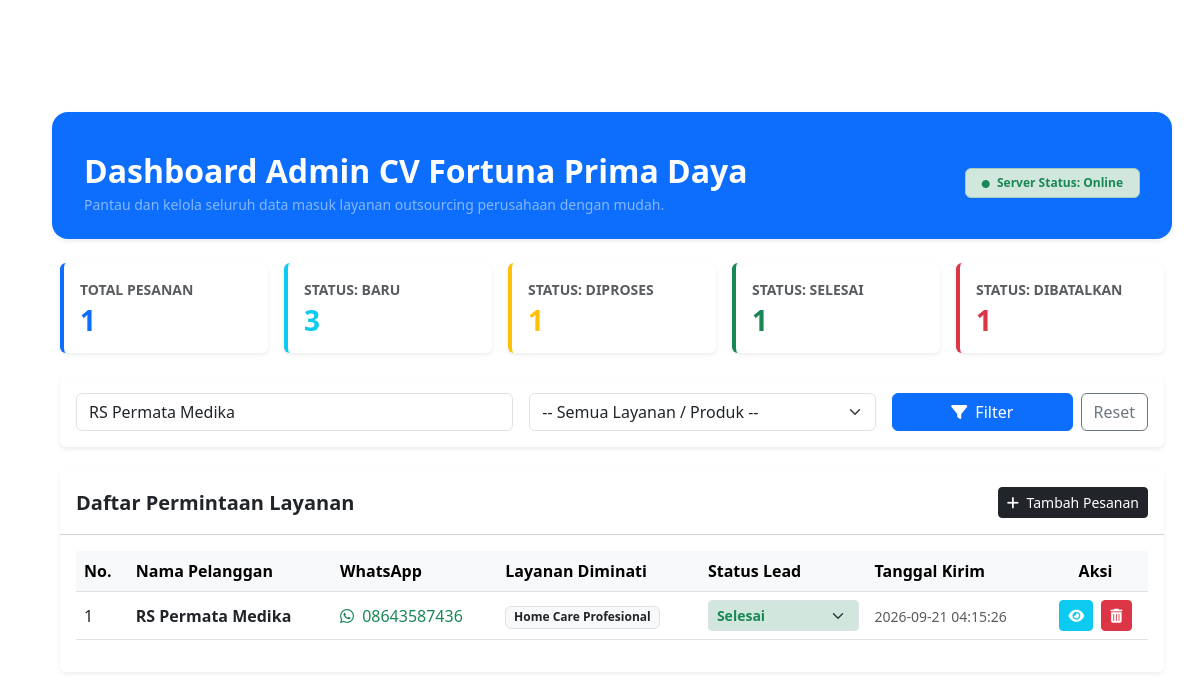
The page /dashboard.php?cari=RS Permata Medika (signed in) on the database its author committed.
### tables this page shows
CREATE TABLE `kontak_penawaran` (
  `id` int(11) NOT NULL,
  `nama_lengkap` varchar(150) NOT NULL,
  `whatsapp` varchar(25) NOT NULL,
  `layanan_diminati` varchar(100) NOT NULL,
  `pesan` text DEFAULT NULL,
  `status_lead` enum('Baru','Diproses','Selesai','Dibatalkan') DEFAULT 'Baru',
  `tanggal_kirim` timestamp NOT NULL DEFAULT current_timestamp()
);

### dashboard.php (the view, shortened to what this page needs)
<?php
include 'proses.php';
$cari = $_GET['cari'] ?? '';
$sql = "SELECT id, nama_lengkap, whatsapp, layanan_diminati, pesan, status_lead, tanggal_kirim
        FROM kontak_penawaran WHERE 1=1";
$params = [];
$types = "";
if (!empty($cari)) {
    $sql .= " AND (nama_lengkap LIKE ? OR whatsapp LIKE ?)";
    $like_cari = "%" . $cari . "%";
    $params[] = $like_cari;
    $params[] = $like_cari;
    $types .= "ss";
}
$sql .= " ORDER BY tanggal_kirim DESC";
$stmt = mysqli_prepare($koneksi, $sql);
if (!empty($params)) {
    mysqli_stmt_bind_param($stmt, $types, ...$params);
}
mysqli_stmt_execute($stmt);
$result = mysqli_stmt_get_result($stmt);
$total_pesanan = mysqli_num_rows($result);
$query_status = mysqli_query($koneksi, "SELECT status_lead, COUNT(*) as jumlah FROM kontak_penawaran GROUP BY status_lead");
$jumlah_status = ['Baru' => 0, 'Diproses' => 0, 'Selesai' => 0, 'Dibatalkan' => 0];
while($row_st = mysqli_fetch_assoc($query_status)) {
    if(isset($jumlah_status[$row_st['status_lead']])) {
        $jumlah_status[$row_st['status_lead']] = $row_st['jumlah'];
    }
}
?>
<!DOCTYPE html>
<html lang="id">
<head>
    <link href="https://cdn.jsdelivr.net/npm/bootstrap@5.3.0/dist/css/bootstrap.min.css" rel="stylesheet">
    <link rel="stylesheet" href="https://cdnjs.cloudflare.com/ajax/libs/font-awesome/6.4.0/css/all.min.css">
</head>
<body class="bg-light">
            <button class="navbar-toggler" type="button" data-bs-toggle="collapse" data-bs-target="#navbarNav">
                <span class="navbar-toggler-icon"></span>
            </button>
    <div class="container py-5">
        <div class="row align-items-center bg-primary text-white p-4 rounded-4 shadow-sm mb-4 g-3">
            <div class="col-12 d-flex flex-column flex-md-row justify-content-between align-items-md-center gap-3">
                <div>
                    <h2 class="fw-bold text-white mb-1">Dashboard Admin CV Fortuna Prima Daya</h2>
                    <p class="text-white-50 small mb-0">Pantau dan kelola seluruh data masuk layanan outsourcing perusahaan dengan mudah.</p>
                </div>
                <div>
                    <span class="badge bg-success-subtle text-success border border-success-subtle px-3 py-2 fw-semibold">
                        <i class="fa-solid fa-circle text-success me-1" style="font-size: 8px;"></i> Server Status: Online
                    </span>
                </div>
            </div>
        </div>
        <div class="row g-3 mb-4">
            <div class="col">
                <div class="card border-0 shadow-sm border-start border-primary border-4 h-100">
                    <div class="card-body">
                        <p class="text-muted mb-1 small fw-bold">TOTAL PESANAN</p>
                        <h3 class="fw-bold text-primary mb-0"><?= $total_pesanan; ?></h3>
                    </div>
                </div>
            </div>
            <div class="col">
                <div class="card border-0 shadow-sm border-start border-info border-4 h-100">
                    <div class="card-body">
                        <p class="text-muted mb-1 small fw-bold">STATUS: BARU</p>
                        <h3 class="fw-bold text-info mb-0"><?= $jumlah_status['Baru']; ?></h3>
                    </div>
                </div>
            </div>
            <div class="col">
                <div class="card border-0 shadow-sm border-start border-warning border-4 h-100">
                    <div class="card-body">
                        <p class="text-muted mb-1 small fw-bold">STATUS: DIPROSES</p>
                        <h3 class="fw-bold text-warning mb-0"><?= $jumlah_status['Diproses']; ?></h3>
                    </div>
                </div>
            </div>
            <div class="col">
                <div class="card border-0 shadow-sm border-start border-success border-4 h-100">
                    <div class="card-body">
                        <p class="text-muted mb-1 small fw-bold">STATUS: SELESAI</p>
                        <h3 class="fw-bold text-success mb-0"><?= $jumlah_status['Selesai']; ?></h3>
                    </div>
                </div>
            </div>
            <div class="col">
                <div class="card border-0 shadow-sm border-start border-danger border-4 h-100">
                    <div class="card-body">
                        <p class="text-muted mb-1 small fw-bold">STATUS: DIBATALKAN</p>
                        <h3 class="fw-bold text-danger mb-0"><?= $jumlah_status['Dibatalkan']; ?></h3>
                    </div>
                </div>
            </div>
        </div>
        <div class="card border-0 shadow-sm mb-4">
            <div class="card-body">
                <form method="GET" action="dashboard.php" class="row g-3 align-items-center">
                    <div class="col-md-5">
                        <input type="text" class="form-control" name="cari" placeholder="Cari berdasarkan nama pelanggan..." value="<?= htmlspecialchars($cari); ?>">
                    </div>
                    <div class="col-md-4">
                        <select name="produk" class="form-select">
                            <option value="">-- Semua Layanan / Produk --</option>
                        </select>
                    </div>
                    <div class="col-md-3 d-flex gap-2">
                        <button type="submit" class="btn btn-primary w-100"><i class="fa-solid fa-filter me-1"></i> Filter</button>
                        <a href="dashboard.php" class="btn btn-outline-secondary">Reset</a>
                    </div>
                </form>
            </div>
        </div>
        <div class="card border-0 shadow-sm">
            <div class="card-header bg-white py-3 d-flex justify-content-between align-items-center">
                <h5 class="mb-0 fw-bold">Daftar Permintaan Layanan</h5>
                <a href="formulirpesanan.php" class="btn btn-dark btn-sm"><i class="fa-solid fa-plus me-1"></i> Tambah Pesanan</a>
            </div>
            <div class="card-body">
                <?php if ($total_pesanan > 0) : ?>
                <div class="table-responsive">
                    <table class="table table-hover align-middle">
                        <thead class="table-light">
                            <tr>
                                <th>No.</th>
                                <th>Nama Pelanggan</th>
                                <th>WhatsApp</th>
                                <th>Layanan Diminati</th>
                                <th>Status Lead</th>
                                <th>Tanggal Kirim</th>
                                <th class="text-center">Aksi</th>
                            </tr>
                        </thead>
                        <tbody>
                        <?php $no = 1; ?>
                        <?php while ($row = mysqli_fetch_assoc($result)) : ?>
                            <tr>
                                <td><?= $no++; ?></td>
                                <td class="fw-semibold"><?= htmlspecialchars($row['nama_lengkap']); ?></td>
                                <td>
                                    <a href="https://wa.me/<?= preg_replace('/^0/', '62', preg_replace('/[^0-9]/', '', $row['whatsapp'])); ?>" target="_blank" class="text-success text-decoration-none fw-medium">
                                        <i class="fa-brands fa-whatsapp me-1"></i> <?= htmlspecialchars($row['whatsapp']); ?>
                                    </a>
                                </td>
                                <td><span class="badge bg-light text-dark border"><?= htmlspecialchars($row['layanan_diminati']); ?></span></td>
                                <td>
                                    <form method="POST" action="" class="d-inline">
                                        <select name="status_lead" onchange="this.form.submit()"
                                            class="form-select form-select-sm fw-semibold
                                            <?php
                                                if($row['status_lead'] == 'Baru') echo 'text-primary bg-primary-subtle';
                                                elseif($row['status_lead'] == 'Diproses') echo 'text-warning bg-warning-subtle';
                                                elseif($row['status_lead'] == 'Selesai') echo 'text-success bg-success-subtle';
                                                else echo 'text-danger bg-danger-subtle';
                                            ?>">
                                            <option value="Selesai" <?= ($row['status_lead'] == 'Selesai') ? 'selected' : ''; ?>>Selesai</option>
                                        </select>
                                    </form>
                                </td>
                                <td><small class="text-muted"><?= htmlspecialchars($row['tanggal_kirim']); ?></small></td>
                                <td class="text-center">
                                    <a href="detail.php?id=<?= $row['id']; ?>" class="btn btn-sm btn-info text-white me-1" title="Detail"><i class="fa-solid fa-eye"></i></a>
                                    <a href="hapus.php?id=<?= $row['id']; ?>" class="btn btn-sm btn-danger" title="Hapus" onclick="return confirm('Yakin ingin menghapus data ini?')"><i class="fa-solid fa-trash-can"></i></a>
                                </td>
                            </tr>
                        <?php endwhile; ?>
                        </tbody>
                    </table>
                </div>
                <?php else : ?>
                    <div class="alert alert-info mb-0 text-center py-4">Tidak ada data pesanan ditemukan.</div>
                <?php endif; ?>
            </div>
        </div>
    </div>
</body>
</html>

### rows shown on the page
kontak_penawaran: nama_lengkap "RS Permata Medika", whatsapp "08643587436", layanan_diminati "Home Care Profesional", status_lead "Selesai", tanggal_kirim "2026-09-21 04:15:26"

### other values the page prints
$total_pesanan "1"
$jumlah_status['Baru'] "3"
$jumlah_status['Diproses'] "1"
$jumlah_status['Selesai'] "1"
$jumlah_status['Dibatalkan'] "1"
